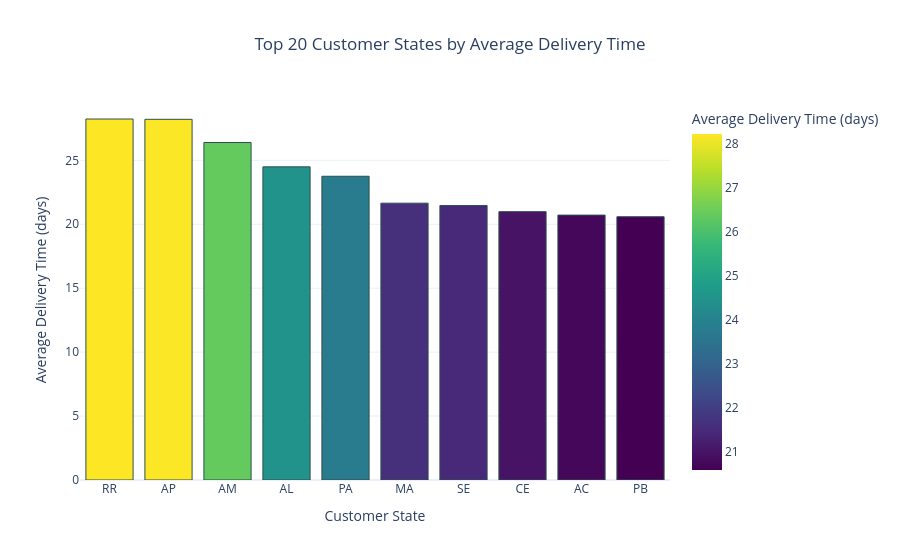

Source (notebook cell):
### Markdown cell above
## Interactive Testing

Use the cell below to ask your own questions!

### Code cell
# Ask your own question!
my_question = "Which customer states experience the longest average delivery times, even after controlling for product weight?"

result = process_question(my_question)
print(f"Question: {my_question}")
print(f"\nAnswer: {result['final_answer']}")
print(f"\nSQL Query: {result.get('sql_query', 'N/A')}")

# Display graph if available
if result.get('graph_json'):
    import plotly.io as pio
    fig = pio.from_json(result['graph_json'])
    fig.show()

### Figure 1 — Plotly figure (JSON) as saved in the notebook; plotly's stock layout.template omitted (floating-point values rounded to 4 significant figures)
{"data": [{"hovertemplate": "Customer State=%{x}<br>Average Delivery Time (days)=%{marker.color}<extra></extra>", "legendgroup": "", "marker": {"color": [28.23, 28.21, 26.39, 24.49, 23.75, 21.65, 21.47, 20.99, 20.72, 20.59], "coloraxis": "coloraxis", "line": {"color": "DarkSlateGrey", "width": 1}, "pattern": {"shape": ""}}, "name": "", "orientation": "v", "showlegend": false, "textposition": "auto", "type": "bar", "x": ["RR", "AP", "AM", "AL", "PA", "MA", "SE", "CE", "AC", "PB"], "xaxis": "x", "y": [28.23, 28.21, 26.39, 24.49, 23.75, 21.65, 21.47, 20.99, 20.72, 20.59], "yaxis": "y"}], "layout": {"autosize": true, "barmode": "relative", "coloraxis": {"colorbar": {"title": {"text": "Average Delivery Time (days)"}}, "colorscale": [[0, "#440154"], [0.1111, "#482878"], [0.2222, "#3e4989"], [0.3333, "#31688e"], [0.4444, "#26828e"], [0.5556, "#1f9e89"], [0.6667, "#35b779"], [0.7778, "#6ece58"], [0.8889, "#b5de2b"], [1, "#fde725"]]}, "hovermode": "x unified", "legend": {"tracegroupgap": 0}, "title": {"text": "Top 20 Customer States by Average Delivery Time", "x": 0.5}, "xaxis": {"anchor": "y", "domain": [0, 1], "title": {"text": "Customer State"}}, "yaxis": {"anchor": "x", "domain": [0, 1], "title": {"text": "Average Delivery Time (days)"}}}}
